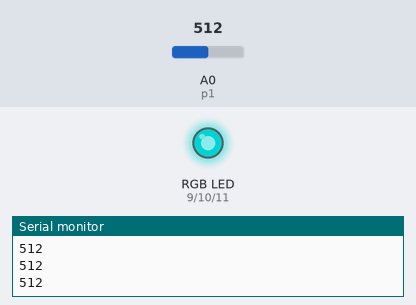
A sketch run on a simulated Arduino Uno, built with avr-gcc and run on an emulated ATmega328P. Shown: an RGB LED mixed from three pins (HIGH = lit), the last lines printed to the serial monitor. The inputs (shaded band) are chosen by the test bench; at power-on: A0 (p1) = 512. Dim RGB values are drawn brighter than linear.

Above: at 1.2 s.
1.3 s: A0 (p1) set to 331
At 1.7 s:
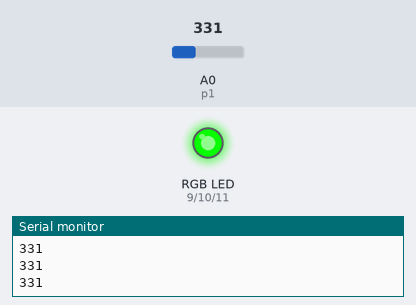
2.8 s: A0 (p1) set to 351
At 4.0 s:
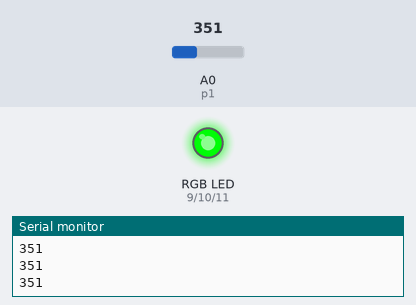
4.3 s: A0 (p1) set to 122
At 5.3 s:
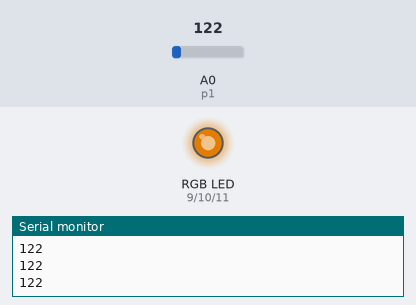
5.8 s: A0 (p1) set to 0
At 6.5 s:
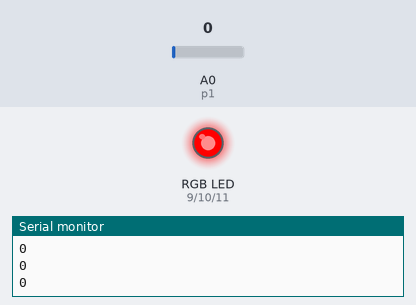
7.3 s: A0 (p1) set to 692
At 7.6 s:
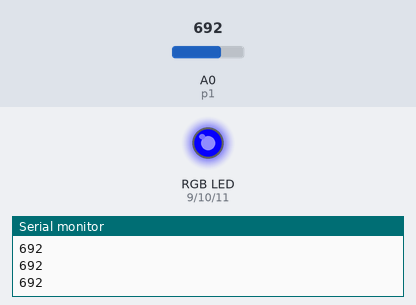
8.8 s: A0 (p1) set to 1023
At 10.0 s:
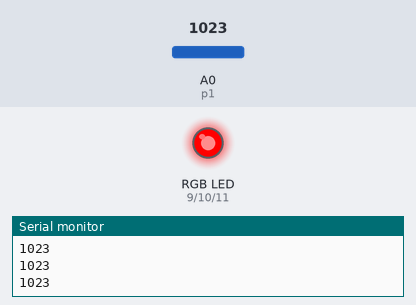
Timing chart, 0 to 11.3 s (numbered marks = the images above; inputs shaded):
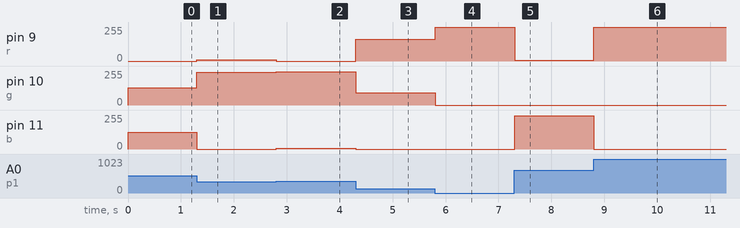

Measured:
- after the input at 1.3 s, pin 9 (r): 0/255 → 8/255 at once; pin 10 (g): 128/255 → 247/255 at once; pin 11 (b): 127/255 → 0/255 at once
- after the input at 2.8 s, pin 9 (r): 8/255 → 0/255 at once; pin 10 (g): 247/255 → 248/255 at once; pin 11 (b): 0/255 → 7/255 at once
- after the input at 4.3 s, pin 9 (r): 0/255 → 164/255 at once; pin 10 (g): 248/255 → 91/255 at once; pin 11 (b): 7/255 → 0/255 at once
- after the input at 5.8 s, pin 9 (r): 164/255 → 255/255 at once; pin 10 (g): 91/255 → 0/255 at once
- after the input at 7.3 s, pin 9 (r): 255/255 → 7/255 at once; pin 11 (b): 0/255 → 248/255 at once
- after the input at 8.8 s, pin 9 (r): 7/255 → 255/255 at once; pin 11 (b): 248/255 → 0/255 at once

The sketch:

03_Potentiometer.ino
```cpp
// int p = A0, value, led = 3;

void setup() {
  // pinMode(p, INPUT);
  // pinMode(led, OUTPUT);
  // Serial.begin(9600);
  specSetup();
}

void loop() {
  // value = analogRead(A0);
  // Serial.println(value);
  // analogWrite(led, value/4);
  specLoop();
}
```

3-1_RGB_Controller.ino
```cpp
int r=9, g=10, b=11;
int p1=A0, p2=A1, p3=A2;

void RGBControllerSetup()
{
  pinMode(r, OUTPUT);
  pinMode(b, OUTPUT);
  pinMode(p1, INPUT);
  pinMode(p2, INPUT);
  pinMode(p3, INPUT);
}

void RGBControllerLoop()
{
  analogWrite(r, analogRead(p1)/4);
  analogWrite(g, analogRead(p2)/4);
  analogWrite(b, analogRead(p3)/4);
}
```

3-2_RGB_Spectrum.ino
```cpp
int potPin = A0;
int redPin = 9;
int greenPin = 10;
int bluePin = 11;

void specSetup() {
  pinMode(potPin, INPUT);
  pinMode(redPin, OUTPUT);
  pinMode(greenPin, OUTPUT);
  pinMode(bluePin, OUTPUT);
  Serial.begin(9600);
}

void specLoop() {
  int potValue = analogRead(potPin);

  int redValue = map(potValue, 0, 1023, 0, 255);
  int greenValue = map(potValue, 0, 1023, 0, 255);
  int blueValue = map(potValue, 0, 1023, 0, 255);

  Serial.println(potValue);

  if (potValue < 341) {
    redValue = 255 - map(potValue, 0, 341, 0, 255);
    greenValue = map(potValue, 0, 341, 0, 255);
    blueValue = 0;
  }
  else if (potValue < 682) {
    greenValue = 255 - map(potValue, 341, 682, 0, 255);
    blueValue = map(potValue, 341, 682, 0, 255);
    redValue = 0;
  }
  else {
    blueValue = 255 - map(potValue, 682, 1023, 0, 255);
    redValue = map(potValue, 682, 1023, 0, 255);
    greenValue = 0;
  }

  analogWrite(redPin, redValue);
  analogWrite(greenPin, greenValue);
  analogWrite(bluePin, blueValue);

  delay(10);
}
```
